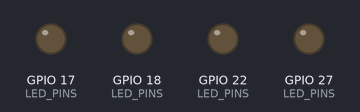
Recording of a program running on a simulated Raspberry Pi (BCM pin numbers). Shown: output pins drawn as LEDs (lit = HIGH). Dashed ring = blinking. Random numbers come from a fixed seed; the clock reads 2024-03-15 10:24:30 at power-on unless the program sets it; what the program prints to the terminal is not drawn.

Above: at 1.0 s.
At 2.5 s:
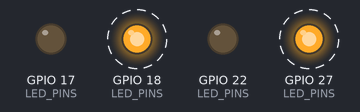
Timing chart, 0 to 4.6 s (numbered marks = the images above):
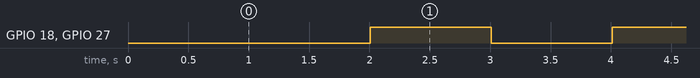

Measured:
- by itself, GPIO 18 (LED_PINS), GPIO 27 (LED_PINS): alternates HIGH for 1.0 s and LOW for 1.0 s

The program:

opdr9_ir_pi_led_controller.py
```python
# Opdracht 9 Raspberry Pi - Nina Schrauwen
# Beschrijving: Dit script ontvangt IR commando's van een afstandsbediening en bestuurt LEDs (op basis van de IR commando's) op de Raspberry Pi.

import serial
import time
import RPi.GPIO as GPIO
import random

# Definieer de GPIO-pins voor de LEDs in een lijst
LED_PINS = [22, 27, 18, 17]  # GPIO pins for LED1 to LED4
# Setup GPIO
GPIO.setmode(GPIO.BCM)
# Zorg dat alle leds gedefinieerd zijn en niet al aan staan door over de lijst te itereren
for pin in LED_PINS:
    GPIO.setup(pin, GPIO.OUT)
    GPIO.output(pin, GPIO.LOW)

# Definieer startvariabelen
active_leds = []   # Max 2 active LEDs tegelijk
blink_speed = 1000
led_state = False
last_toggle = time.time()

# Seriële communicatie instellen door de juiste poort te gebruiken
ser = serial.Serial('/dev/serial0', 9600, timeout=1)

# Map binding van knoppen naar LED-pins
LED_MAPPING = {
    1: 22,  # led1
    2: 27,  # led2
    3: 18,  # led3
    4: 17   # led4
}

# Match de knop nummers met de LED-pins via de mapping
LED_PINS = list(LED_MAPPING.values())

# Actieve LEDs lijst initialiseren (altijd leeg starten)
active_leds = []

# Selecteer willekeurig twee LEDs om te starten (er moeten altijd twee LEDs actief zijn)
# Er zijn nog geen knoppen ingedrukt, dus we kiezen willekeurig twee LEDs
starter_leds = random.sample(LED_PINS, 2)
# Stuur de geselecteerde LEDs aan door ze toe te voegen aan de actieve lijst
active_leds.append(starter_leds[0])
active_leds.append(starter_leds[1])
print("Initial random active LEDs:", active_leds)

# Functie om de LEDs te toggelen, de status van de actieve LEDs te controleren en de status van de LED te wisselen
def toggle_leds():
    global led_state
    for pin in LED_PINS:
        # Als de ledpin in de actieve LEDs zit, toggle de status op basis van de huidige ledstatus
        if pin in active_leds:
            GPIO.output(pin, GPIO.HIGH if led_state else GPIO.LOW)
        # Als de pin niet in de actieve LEDs zit, zet deze uit
        else:
            GPIO.output(pin, GPIO.LOW)
    # Update de status van de LED, zodat je de volgende keer de led kunt toggelen op basis van de laatste status
    led_state = not led_state

print("Ready to receive IR button commands...")

# Hoofdlus om te luisteren naar seriële input en de LEDs te beheren
try:
    while True:
        # Lees seriële input vanuit de Arduino
        if ser.in_waiting:
            # Lees een regel van de seriële poort
            line = ser.readline().decode('utf-8').strip()
            # Als de regel begint met "BTN:", verwerk de knop
            if line.startswith("BTN:"):
                try:
                    # Parse de knop nummer uit de regel door de string te splitsen
                    btn_number = int(line.split(":")[1])
                    # Als de knop nummer in de led mapping zit, verwerk deze
                    if btn_number in LED_MAPPING:
                        # Associeer de knop met de juiste LED pin
                        btn_pin = LED_MAPPING[btn_number]

                        # Als de led bij de knop al actief is, verander de snelheid
                        if btn_pin in active_leds:
                            # Change speed
                            blink_speed = btn_number * 1000  # Verander de snelheid op basis van de knop nummer, bv. knop 1 = 1000ms, knop 2 = 2000ms, etc.
                            print(f"Changed speed to {blink_speed}ms")
                        # Als de knop niet actief is
                        else:
                            # Als er minder dan 2 actieve LEDs zijn, voeg de knop toe
                            if len(active_leds) < 2:
                                # Voeg de knop toe aan de actieve LEDs
                                active_leds.append(btn_pin)
                            # Als er al 2 actieve LEDs zijn, verwijder de oudste en voeg de nieuwe toe
                            else:
                                # Verwijder de oudste LED (eerste in de lijst)
                                removed = active_leds.pop(0)
                                print(f"Removed LED with pin {removed}")
                                # Nu de oude verwijderd is, voeg de nieuwe toe
                                active_leds.append(btn_pin)
                            print(f"Now blinking LEDs (GPIO): {active_leds}")
                # Als de knop nummer niet correct is, vang de fout af
                except ValueError:
                    pass

        # Controleer of het tijd is om de LEDs te toggelen op basis van de blink snelheid
        if time.time() - last_toggle >= blink_speed / 1000:
            # Roep de toggle_leds functie om de LEDs te wisselen waar nodig wanneer het blink interval is verstreken
            toggle_leds()
            # Reset de last_toggle tijd zodat de tijdsduur van het volgende blink interval bereikt kan worden
            last_toggle = time.time()

# Vangen van KeyboardInterrupt om het programma netjes af te sluiten
except KeyboardInterrupt:
    print("Stopping...")
# Zorg ervoor dat de GPIO-pins worden opgeruimd en de seriële verbinding wordt gesloten
finally:
    GPIO.cleanup()
    ser.close()
```
